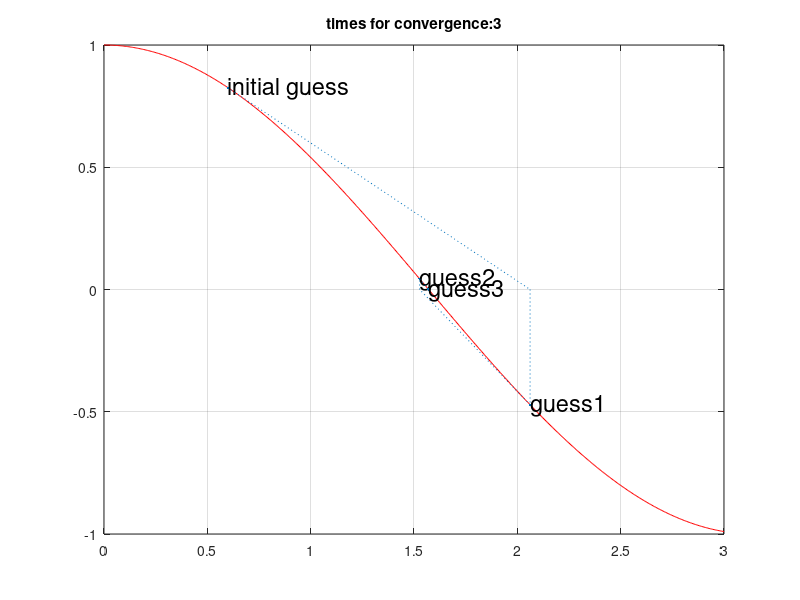

Recreate this plot in MATLAB.
clear all;
close all;

initGuess = 0.6;
precision = 10^-3;
x = linspace(0, 3, 500);
y = cos(x);
plot(x, y,'r-');
line(initGuess,cos(initGuess), 'linestyle', ':'); 
text(initGuess, cos(initGuess), 'initial guess', 'FontSize', 17);
grid on;
hold on;

i = 1;
while(abs(cos(initGuess))>precision)
    next_guess = initGuess - cos(initGuess)/(-sin(initGuess));
    line([initGuess next_guess],[cos(initGuess) 0], 'linestyle', ':'); % tangent line
    line([next_guess next_guess],[0 cos(next_guess)], 'linestyle', ':'); % vertical line
    initGuess = next_guess;
    line(initGuess,cos(initGuess), 'linestyle', ':');
    text(initGuess,cos(initGuess),['guess' num2str(i)],'FontSize',17);
    i = i + 1;
end
title(['times for convergence:' num2str(i-1)]);
